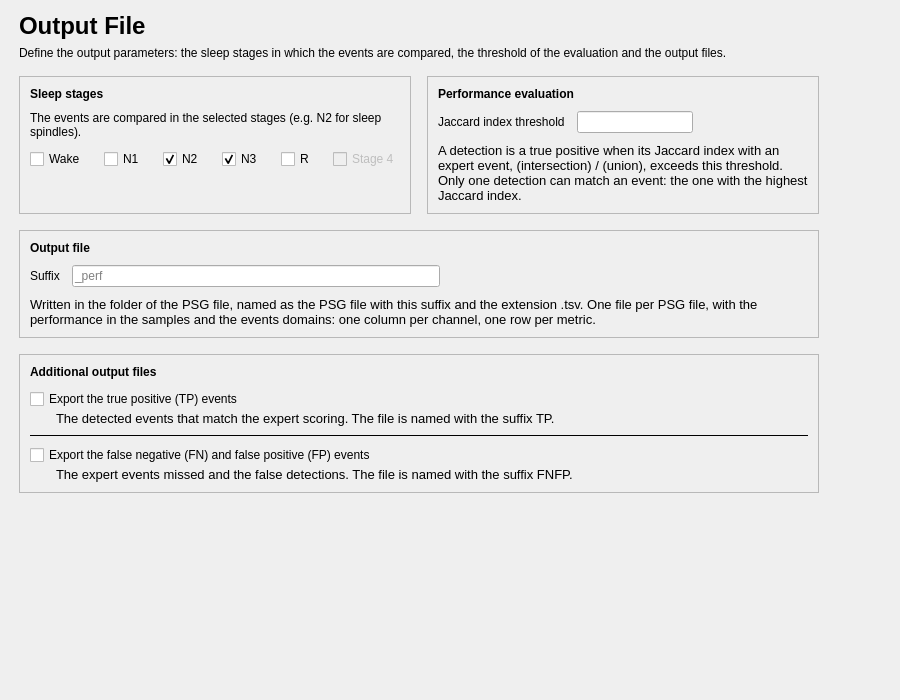
<?xml version="1.0" encoding="UTF-8"?>
<ui version="4.0">
 <class>OutputFilesStep</class>
 <widget class="QWidget" name="OutputFilesStep">
  <property name="geometry">
   <rect>
    <x>0</x>
    <y>0</y>
    <width>900</width>
    <height>700</height>
   </rect>
  </property>
  <property name="windowTitle">
   <string />
  </property>
  <layout class="QVBoxLayout" name="verticalLayout">
   <property name="leftMargin">
    <number>19</number>
   </property>
   <property name="topMargin">
    <number>12</number>
   </property>
   <property name="rightMargin">
    <number>19</number>
   </property>
   <property name="bottomMargin">
    <number>12</number>
   </property>
   <item>
    <layout class="QHBoxLayout" name="content_row" stretch="1,0">
     <property name="leftMargin">
      <number>0</number>
     </property>
     <property name="topMargin">
      <number>0</number>
     </property>
     <property name="rightMargin">
      <number>0</number>
     </property>
     <property name="bottomMargin">
      <number>0</number>
     </property>
     <item>
      <widget class="QWidget" name="content_widget" native="true">
       <property name="maximumSize">
        <size>
         <width>800</width>
         <height>16777215</height>
        </size>
       </property>
       <layout class="QVBoxLayout" name="content_layout">
        <property name="spacing">
         <number>16</number>
        </property>
        <property name="leftMargin">
         <number>0</number>
        </property>
        <property name="topMargin">
         <number>0</number>
        </property>
        <property name="rightMargin">
         <number>0</number>
        </property>
        <property name="bottomMargin">
         <number>0</number>
        </property>
        <item>
         <layout class="QVBoxLayout" name="header_layout">
          <property name="spacing">
           <number>6</number>
          </property>
          <item>
           <widget class="QLabel" name="title_label">
            <property name="font">
             <font>
              <pointsize>18</pointsize>
              <bold>true</bold>
             </font>
            </property>
            <property name="text">
             <string>Output File</string>
            </property>
           </widget>
          </item>
          <item>
           <widget class="QLabel" name="subtitle_label">
            <property name="text">
             <string>Define the output parameters: the sleep stages in which the events are compared, the threshold of the evaluation and the output files.</string>
            </property>
            <property name="wordWrap">
             <bool>true</bool>
            </property>
            <property name="variant" stdset="0">
             <string notr="true">help</string>
            </property>
           </widget>
          </item>
         </layout>
        </item>
        <item>
         <layout class="QHBoxLayout" name="settings_cards_layout" stretch="1,1">
          <property name="spacing">
           <number>16</number>
          </property>
          <item>
           <widget class="QFrame" name="stages_card">
            <property name="frameShape">
             <enum>QFrame::Shape::StyledPanel</enum>
            </property>
            <property name="frameShadow">
             <enum>QFrame::Shadow::Raised</enum>
            </property>
            <layout class="QVBoxLayout" name="stages_card_layout">
             <property name="spacing">
              <number>10</number>
             </property>
             <property name="leftMargin">
              <number>10</number>
             </property>
             <property name="topMargin">
              <number>10</number>
             </property>
             <property name="rightMargin">
              <number>10</number>
             </property>
             <property name="bottomMargin">
              <number>10</number>
             </property>
             <item>
              <widget class="QLabel" name="label_5">
               <property name="font">
                <font>
                 <bold>true</bold>
                </font>
               </property>
               <property name="text">
                <string>Sleep stages</string>
               </property>
              </widget>
             </item>
             <item>
              <widget class="QLabel" name="stages_help_label">
               <property name="text">
                <string>The events are compared in the selected stages (e.g. N2 for sleep spindles).</string>
               </property>
               <property name="wordWrap">
                <bool>true</bool>
               </property>
               <property name="variant" stdset="0">
                <string notr="true">help</string>
               </property>
              </widget>
             </item>
             <item>
              <layout class="QHBoxLayout" name="stages_layout">
               <property name="spacing">
                <number>18</number>
               </property>
               <item>
                <widget class="QCheckBox" name="checkBox_W">
                 <property name="text">
                  <string>Wake</string>
                 </property>
                </widget>
               </item>
               <item>
                <widget class="QCheckBox" name="checkBox_1">
                 <property name="text">
                  <string>N1</string>
                 </property>
                 <property name="checked">
                  <bool>false</bool>
                 </property>
                </widget>
               </item>
               <item>
                <widget class="QCheckBox" name="checkBox_2">
                 <property name="text">
                  <string>N2</string>
                 </property>
                 <property name="checked">
                  <bool>true</bool>
                 </property>
                </widget>
               </item>
               <item>
                <widget class="QCheckBox" name="checkBox_3">
                 <property name="text">
                  <string>N3</string>
                 </property>
                 <property name="checked">
                  <bool>true</bool>
                 </property>
                </widget>
               </item>
               <item>
                <widget class="QCheckBox" name="checkBox_R">
                 <property name="text">
                  <string>R</string>
                 </property>
                </widget>
               </item>
               <item>
                <widget class="QCheckBox" name="checkBox_4">
                 <property name="enabled">
                  <bool>false</bool>
                 </property>
                 <property name="text">
                  <string>Stage 4</string>
                 </property>
                </widget>
               </item>
               <item>
                <spacer name="stages_spacer">
                 <property name="orientation">
                  <enum>Qt::Orientation::Horizontal</enum>
                 </property>
                 <property name="sizeHint" stdset="0">
                  <size>
                   <width>40</width>
                   <height>20</height>
                  </size>
                 </property>
                </spacer>
               </item>
              </layout>
             </item>
             <item>
              <spacer name="stages_stretch">
               <property name="orientation">
                <enum>Qt::Orientation::Vertical</enum>
               </property>
               <property name="sizeHint" stdset="0">
                <size>
                 <width>20</width>
                 <height>0</height>
                </size>
               </property>
              </spacer>
             </item>
            </layout>
           </widget>
          </item>
          <item>
           <widget class="QFrame" name="evaluation_card">
            <property name="frameShape">
             <enum>QFrame::Shape::StyledPanel</enum>
            </property>
            <property name="frameShadow">
             <enum>QFrame::Shadow::Raised</enum>
            </property>
            <layout class="QVBoxLayout" name="evaluation_card_layout">
             <property name="spacing">
              <number>10</number>
             </property>
             <property name="leftMargin">
              <number>10</number>
             </property>
             <property name="topMargin">
              <number>10</number>
             </property>
             <property name="rightMargin">
              <number>10</number>
             </property>
             <property name="bottomMargin">
              <number>10</number>
             </property>
             <item>
              <widget class="QLabel" name="label">
               <property name="font">
                <font>
                 <bold>true</bold>
                </font>
               </property>
               <property name="text">
                <string>Performance evaluation</string>
               </property>
              </widget>
             </item>
             <item>
              <layout class="QGridLayout" name="jaccard_grid">
               <property name="horizontalSpacing">
                <number>12</number>
               </property>
               <property name="verticalSpacing">
                <number>10</number>
               </property>
               <item row="0" column="0">
                <widget class="QLabel" name="label_2">
                 <property name="text">
                  <string>Jaccard index threshold</string>
                 </property>
                </widget>
               </item>
               <item row="0" column="1">
                <widget class="QLineEdit" name="lineEdit_jaccord" />
               </item>
               <item row="0" column="3">
                <spacer name="jaccard_grid_spacer">
                 <property name="orientation">
                  <enum>Qt::Orientation::Horizontal</enum>
                 </property>
                 <property name="sizeHint" stdset="0">
                  <size>
                   <width>40</width>
                   <height>20</height>
                  </size>
                 </property>
                </spacer>
               </item>
              </layout>
             </item>
             <item>
              <widget class="QLabel" name="textEdit">
               <property name="font">
                <font>
                 <pointsize>10</pointsize>
                </font>
               </property>
               <property name="text">
                <string>A detection is a true positive when its Jaccard index with an expert event, (intersection) / (union), exceeds this threshold. Only one detection can match an event: the one with the highest Jaccard index.</string>
               </property>
               <property name="wordWrap">
                <bool>true</bool>
               </property>
               <property name="variant" stdset="0">
                <string notr="true">help</string>
               </property>
              </widget>
             </item>
             <item>
              <spacer name="evaluation_stretch">
               <property name="orientation">
                <enum>Qt::Orientation::Vertical</enum>
               </property>
               <property name="sizeHint" stdset="0">
                <size>
                 <width>20</width>
                 <height>0</height>
                </size>
               </property>
              </spacer>
             </item>
            </layout>
           </widget>
          </item>
         </layout>
        </item>
        <item>
         <widget class="QFrame" name="output_card">
          <property name="frameShape">
           <enum>QFrame::Shape::StyledPanel</enum>
          </property>
          <property name="frameShadow">
           <enum>QFrame::Shadow::Raised</enum>
          </property>
          <layout class="QVBoxLayout" name="output_card_layout">
           <property name="spacing">
            <number>10</number>
           </property>
           <property name="leftMargin">
            <number>10</number>
           </property>
           <property name="topMargin">
            <number>10</number>
           </property>
           <property name="rightMargin">
            <number>10</number>
           </property>
           <property name="bottomMargin">
            <number>10</number>
           </property>
           <item>
            <widget class="QLabel" name="label_3">
             <property name="font">
              <font>
               <bold>true</bold>
              </font>
             </property>
             <property name="text">
              <string>Output file</string>
             </property>
            </widget>
           </item>
           <item>
            <layout class="QGridLayout" name="suffix_grid">
             <property name="horizontalSpacing">
              <number>12</number>
             </property>
             <property name="verticalSpacing">
              <number>10</number>
             </property>
             <item row="0" column="0">
              <widget class="QLabel" name="label_4">
               <property name="text">
                <string>Suffix</string>
               </property>
              </widget>
             </item>
             <item row="0" column="1">
              <widget class="QLineEdit" name="lineEdit_suffix">
               <property name="placeholderText">
                <string>_perf</string>
               </property>
              </widget>
             </item>
             <item row="0" column="3">
              <spacer name="suffix_grid_spacer">
               <property name="orientation">
                <enum>Qt::Orientation::Horizontal</enum>
               </property>
               <property name="sizeHint" stdset="0">
                <size>
                 <width>40</width>
                 <height>20</height>
                </size>
               </property>
              </spacer>
             </item>
            </layout>
           </item>
           <item>
            <widget class="QLabel" name="textEdit_2">
             <property name="font">
              <font>
               <pointsize>10</pointsize>
              </font>
             </property>
             <property name="text">
              <string>Written in the folder of the PSG file, named as the PSG file with this suffix and the extension .tsv. One file per PSG file, with the performance in the samples and the events domains: one column per channel, one row per metric.</string>
             </property>
             <property name="wordWrap">
              <bool>true</bool>
             </property>
             <property name="variant" stdset="0">
              <string notr="true">help</string>
             </property>
            </widget>
           </item>
          </layout>
         </widget>
        </item>
        <item>
         <widget class="QFrame" name="extra_card">
          <property name="frameShape">
           <enum>QFrame::Shape::StyledPanel</enum>
          </property>
          <property name="frameShadow">
           <enum>QFrame::Shadow::Raised</enum>
          </property>
          <layout class="QVBoxLayout" name="extra_card_layout">
           <property name="spacing">
            <number>10</number>
           </property>
           <property name="leftMargin">
            <number>10</number>
           </property>
           <property name="topMargin">
            <number>10</number>
           </property>
           <property name="rightMargin">
            <number>10</number>
           </property>
           <property name="bottomMargin">
            <number>10</number>
           </property>
           <item>
            <widget class="QLabel" name="label_title">
             <property name="font">
              <font>
               <bold>true</bold>
              </font>
             </property>
             <property name="text">
              <string>Additional output files</string>
             </property>
            </widget>
           </item>
           <item>
            <layout class="QVBoxLayout" name="extra_layout">
             <property name="spacing">
              <number>8</number>
             </property>
             <item>
              <layout class="QVBoxLayout" name="extra_layout_1_layout">
               <property name="spacing">
                <number>2</number>
               </property>
               <item>
                <widget class="QCheckBox" name="checkBox_TP_exp">
                 <property name="text">
                  <string>Export the true positive (TP) events</string>
                 </property>
                </widget>
               </item>
               <item>
                <widget class="QLabel" name="label_6">
                 <property name="font">
                  <font>
                   <pointsize>10</pointsize>
                  </font>
                 </property>
                 <property name="text">
                  <string>The detected events that match the expert scoring. The file is named with the suffix TP.</string>
                 </property>
                 <property name="wordWrap">
                  <bool>true</bool>
                 </property>
                 <property name="indent">
                  <number>26</number>
                 </property>
                 <property name="variant" stdset="0">
                  <string notr="true">help</string>
                 </property>
                </widget>
               </item>
              </layout>
             </item>
             <item>
              <widget class="QFrame" name="extra_layout_line_1">
               <property name="frameShape">
                <enum>QFrame::Shape::HLine</enum>
               </property>
               <property name="frameShadow">
                <enum>QFrame::Shadow::Plain</enum>
               </property>
              </widget>
             </item>
             <item>
              <layout class="QVBoxLayout" name="extra_layout_2_layout">
               <property name="spacing">
                <number>2</number>
               </property>
               <item>
                <widget class="QCheckBox" name="checkBox_FPFN_exp">
                 <property name="text">
                  <string>Export the false negative (FN) and false positive (FP) events</string>
                 </property>
                </widget>
               </item>
               <item>
                <widget class="QLabel" name="label_7">
                 <property name="font">
                  <font>
                   <pointsize>10</pointsize>
                  </font>
                 </property>
                 <property name="text">
                  <string>The expert events missed and the false detections. The file is named with the suffix FNFP.</string>
                 </property>
                 <property name="wordWrap">
                  <bool>true</bool>
                 </property>
                 <property name="indent">
                  <number>26</number>
                 </property>
                 <property name="variant" stdset="0">
                  <string notr="true">help</string>
                 </property>
                </widget>
               </item>
              </layout>
             </item>
            </layout>
           </item>
          </layout>
         </widget>
        </item>
       </layout>
      </widget>
     </item>
     <item>
      <spacer name="content_spacer">
       <property name="orientation">
        <enum>Qt::Orientation::Horizontal</enum>
       </property>
       <property name="sizeHint" stdset="0">
        <size>
         <width>40</width>
         <height>20</height>
        </size>
       </property>
      </spacer>
     </item>
    </layout>
   </item>
   <item>
    <spacer name="verticalSpacer">
     <property name="orientation">
      <enum>Qt::Orientation::Vertical</enum>
     </property>
     <property name="sizeHint" stdset="0">
      <size>
       <width>40</width>
       <height>20</height>
      </size>
     </property>
    </spacer>
   </item>
  </layout>
 </widget>
 <resources>
  <include location="../../../../../snooz-toolbox/src/main/python/ui/themes/themes.qrc" />
 </resources>
 <connections />
</ui>
